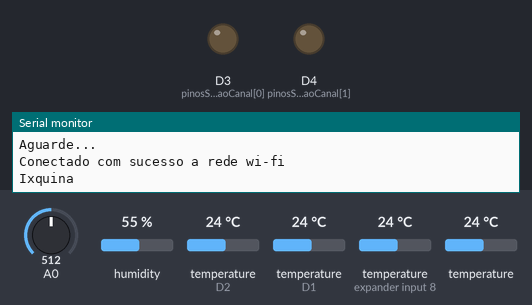
The sketch below on a simulated ESP8266 (NodeMCU). Shown: output pins drawn as LEDs (lit = HIGH), the last lines printed to the serial monitor. The inputs (shaded band) are chosen by the test bench; at power-on: A0 = 512, humidity 55 %, temperature (sensors on D2, D1, expander input 8) 24 °C, temperature 24 °C. WiFi joins after 1.5 s; servers stay silent unless stated.

Above: at 2.5 s.
At 3.0 s:
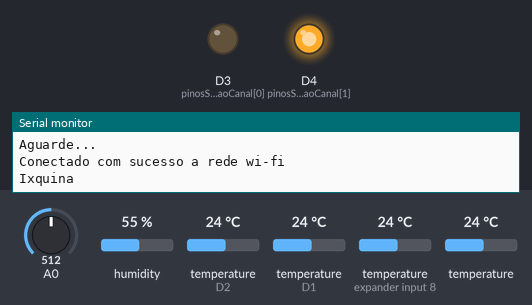
At 11.5 s:
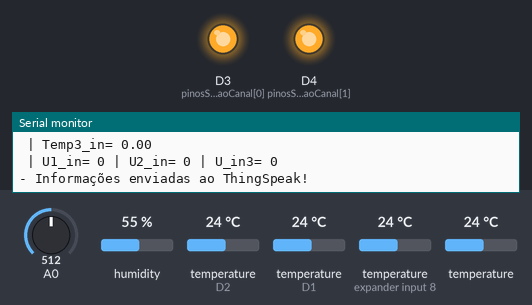
At 19.5 s:
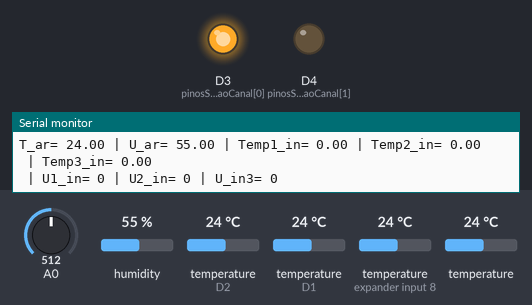
Timing chart, 0 to 21.9 s (numbered marks = the images above):
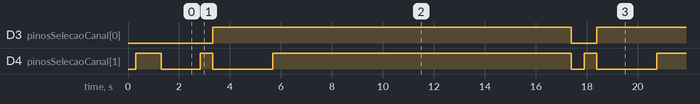

The sketch:

Composteira_Umidade_Temp_O.ino
```cpp
/* Programa básico para Monitoramento de Compostagem */

#include <OneWire.h>
#include <DallasTemperature.h>
#include <DHT.h>
#include <ESP8266WiFi.h>

/* defines - wi-fi */
#define SSID_REDE "Ixquina" /* coloque aqui o nome da rede que se deseja conectar */
#define SENHA_REDE "sucodeacerola" /* coloque aqui a senha da rede que se deseja conectar */


#define INTERVALO_ENVIO_THINGSPEAK 6000 /* intervalo entre envios de dados ao ThingSpeak (em ms) */
const unsigned long timeGetInfo =300000;

/* constantes e variáveis globais */
char endereco_api_thingspeak[] = "api.thingspeak.com";
String chave_escrita_thingspeak = "EXSIIV72QA9QKJHK";  /* Coloque aqui sua chave de escrita do seu canal */
unsigned long last_connection_time;

long lastConnectionTime;
WiFiClient client;


#define DHTPIN D1 // pino que estamos conectado
#define DHTTYPE DHT11 // DHT 11
DHT dht(DHTPIN, DHTTYPE);
// These constants won't change. They're used to give names to the pins used:

#define NUM_PINOS_SELECAO_CANAL 2
#define Y0_PIN 0
#define Y1_PIN 1
#define Y2_PIN 2

const int pinosSelecaoCanal[] = {D3, D4};  // Analog input pin that the potentiometer is attached to

int UMID1 = 0;        // value read from the pot
int UMID2 = 0;
int UMID3 = 0;
float tempC1;
float tempC2;
float tempC3; //Valor da temperatura
float temp_ar=0;    //Valor da temperatura
float U_ar=0;    //Valor da umidade
//Pino de conexao do sensor de temperatura
#define ONE_WIRE_BUS D2

//Cria uma instancia OneWire para comunicacao com dispositivos no barramento
OneWire oneWire(ONE_WIRE_BUS);
DallasTemperature sensors(&oneWire);
//Array para armazenar os enderecos dos sensores
DeviceAddress sensorTemp1,sensorTemp2,sensorTemp3;
bool primeira = false;

char fields_a_serem_enviados[200] = {0};

void setup() {
  // initialize serial communications at 9600 bps:
  Serial.begin(9600);
/* SENSOR UMIDADE INTERNO*/
  pinMode(D3, OUTPUT);
  pinMode(D4, OUTPUT);;
/* SENSOR DE TEMPERATURA INTERNO*/
  if (primeira == false)
  {
  sensors.begin();  //Inicio de sensor DS18B20
  pinMode(LED_BUILTIN,OUTPUT);
  digitalWrite(LED_BUILTIN,LOW);
  // Localiza e mostra enderecos dos sensores
  Serial.println("Localizando sensores DS18B20...");
  Serial.print("Foram encontrados ");
  Serial.print(sensors.getDeviceCount(), DEC);
  Serial.println(" sensores.");
   if (!sensors.getAddress(sensorTemp1, 0))
     Serial.println("SensorTemp1 nao encontrado !");
  if (!sensors.getAddress(sensorTemp2, 1))
     Serial.println("SensorTemp2 nao encontrado !");
  if (!sensors.getAddress(sensorTemp3, 2))
     Serial.println("SensorTemp3 nao encontrado !");
  // Mostra o endereco do sensor encontrado no barramento
  Serial.print("Endereco sensorTemp1: ");
  mostra_endereco_sensor(sensorTemp1);
  Serial.print("Endereco sensorTemp2: ");
  mostra_endereco_sensor(sensorTemp2);
  Serial.print("Endereco sensorTemp3: ");
  mostra_endereco_sensor(sensorTemp3);
  Serial.println();
  Serial.println();
  primeira = true;

  }
/* SENSOR DE TEMPERATURA E UMIDADE EXTERNO*/
  dht.begin();

/* Inicializa sensor de temperatura e umidade relativa do ar */
/* Inicializa e conecta-se ao wi-fi */
  last_connection_time = 0;
  init_wifi();
  pinMode(LED_BUILTIN, OUTPUT);

}

void loop() {

  lerTempUmExt(); //Le a temperatura e umidade do ar
  lerUmidade();  // Le a umidade com o sensor capacitivo
  lerTemp();   // Le a temperatura dentro da composteira
  printarInfo(); //Mostra as informações no Serial

/*Se conectar ao WIFI do local*/
  if (client.connected())
    {
        client.stop();
        Serial.println("- Desconectado do ThingSpeak");
        Serial.println();
    }

    /* Garante que a conexão wi-fi esteja ativa */
    verifica_conexao_wifi();
/*Envia os dados ao serviço do Thingspeak*/
   sprintf(fields_a_serem_enviados,"field1=%.2f&field2=%.2f&field3=%.2f&field4=%.2f&field5=%.2f&field6=%d&field7=%d&field8=%d", U_ar,temp_ar,tempC1,tempC2,tempC3,UMID1,UMID2,UMID3);
   envia_informacoes_thingspeak(fields_a_serem_enviados);

/* Aguardar 10 segundos antes de iniciar o processo */
  delay(10000);
}

/*FUNÇÕES DO PROGRAMA*/

void lerTempUmExt()
{
  U_ar = dht.readHumidity();
  temp_ar = dht.readTemperature();
}
void lerTemp()
{
  sensors.requestTemperatures();
  float tempC1 = sensors.getTempC(sensorTemp1);
  float tempC2 = sensors.getTempC(sensorTemp2);
  float tempC3 = sensors.getTempC(sensorTemp3);
}
void lerUmidade() {
ativarPortaAnalogica(Y0_PIN);
int UMID1 = analogRead(A0);
delay(500);

ativarPortaAnalogica(Y1_PIN);
int UMID2 = analogRead(A0);
delay(500);

ativarPortaAnalogica(Y2_PIN);
int UMID3 = analogRead(A0);
}

void printarInfo()
{
  Serial.print("T_ar= ");
  Serial.print(temp_ar);
  Serial.print(" | U_ar= ");
  Serial.print(U_ar);
  Serial.print(" | Temp1_in= ");
  Serial.print(tempC1);
  Serial.print(" | Temp2_in= ");
  Serial.println(tempC2);
  Serial.print(" | Temp3_in= ");
  Serial.println(tempC3);
  Serial.print(" | U1_in= ");
  Serial.print(UMID1);
  Serial.print(" | U2_in= ");
  Serial.print(UMID2);
  Serial.print(" | U_in3= ");
  Serial.println(UMID3);


  digitalWrite(LED_BUILTIN,LOW);
  delay(1500);
  digitalWrite(LED_BUILTIN,HIGH);
  delay(1500);
}

void ativarPortaAnalogica(int porta) {
/*
   * De acordo com a tabela de portas do 74HC4052,
   * a porta 2 (som) é aberta com o pino A LOW e o pino
   * B HIGH. A porta 3 (luz) é aberta com os A e B HIGH.
   */
  if(porta == Y0_PIN) {
      digitalWrite(pinosSelecaoCanal[0], LOW);
      digitalWrite(pinosSelecaoCanal[1], LOW);
  }

  if(porta == Y1_PIN){
      digitalWrite(pinosSelecaoCanal[0], LOW);
      digitalWrite(pinosSelecaoCanal[1], HIGH);
  }

  if(porta == Y2_PIN){
      digitalWrite(pinosSelecaoCanal[0], HIGH);
      digitalWrite(pinosSelecaoCanal[1], LOW);
  }
}

void mostra_endereco_sensor(DeviceAddress deviceAddress)
{
  for (uint8_t i = 0; i < 8; i++)
  {
    // Adiciona zeros se necessário
    if (deviceAddress[i] < 16) Serial.print("0");
    Serial.print(deviceAddress[i], HEX);
  }
}

void envia_informacoes_thingspeak(String string_dados)
{
    if (client.connect(endereco_api_thingspeak, 80))
    {
        /* faz a requisição HTTP ao ThingSpeak */
        client.print("POST /update HTTP/1.1\n");
        client.print("Host: api.thingspeak.com\n");
        client.print("Connection: close\n");
        client.print("X-THINGSPEAKAPIKEY: "+chave_escrita_thingspeak+"\n");
        client.print("Content-Type: application/x-www-form-urlencoded\n");
        client.print("Content-Length: ");
        client.print(string_dados.length());
        client.print("\n\n");
        client.print(string_dados);

        last_connection_time = millis();
        Serial.println("- Informações enviadas ao ThingSpeak!");

    }
}
void init_wifi(void)
{
    Serial.println("------WI-FI -----");
    Serial.println("Conectando-se a rede: ");
    Serial.println(SSID_REDE);
    Serial.println("\nAguarde...");

    conecta_wifi();
}

/* Função: conecta-se a rede wi-fi
* Parametros: nenhum
* Retorno: nenhum
*/
void conecta_wifi(void)
{
    /* Se ja estiver conectado, nada é feito. */
    if (WiFi.status() == WL_CONNECTED)
    {
        return;
    }

    /* refaz a conexão */
    WiFi.begin(SSID_REDE, SENHA_REDE);

    while (WiFi.status() != WL_CONNECTED)
    {
        delay(100);
        digitalWrite(LED_BUILTIN, HIGH);   // turn the LED on (HIGH is the voltage level)
         delay(1000);                       // wait for a second
        digitalWrite(LED_BUILTIN, LOW);    // turn the LED off by making the voltage LOW
        delay(1000);
    }

    Serial.println("Conectado com sucesso a rede wi-fi \n");
    Serial.println(SSID_REDE);


}

/* Função: verifica se a conexao wi-fi está ativa
* (e, em caso negativo, refaz a conexao)
* Parametros: nenhum
* Retorno: nenhum
*/
void verifica_conexao_wifi(void)
{
    conecta_wifi();
}
```

Measured:
- by itself, D3 (pinosSelecaoCanal[0]): alternates HIGH for 14.1 s and LOW for 1.0 s
- by itself, D4 (pinosSelecaoCanal[1]): repeats every 15.1 s: HIGH 0.50 s, LOW 2.3 s, HIGH 11.7 s, LOW 0.50 s
- by itself, everything shown: repeats every 15.1 s, in 4 steps
